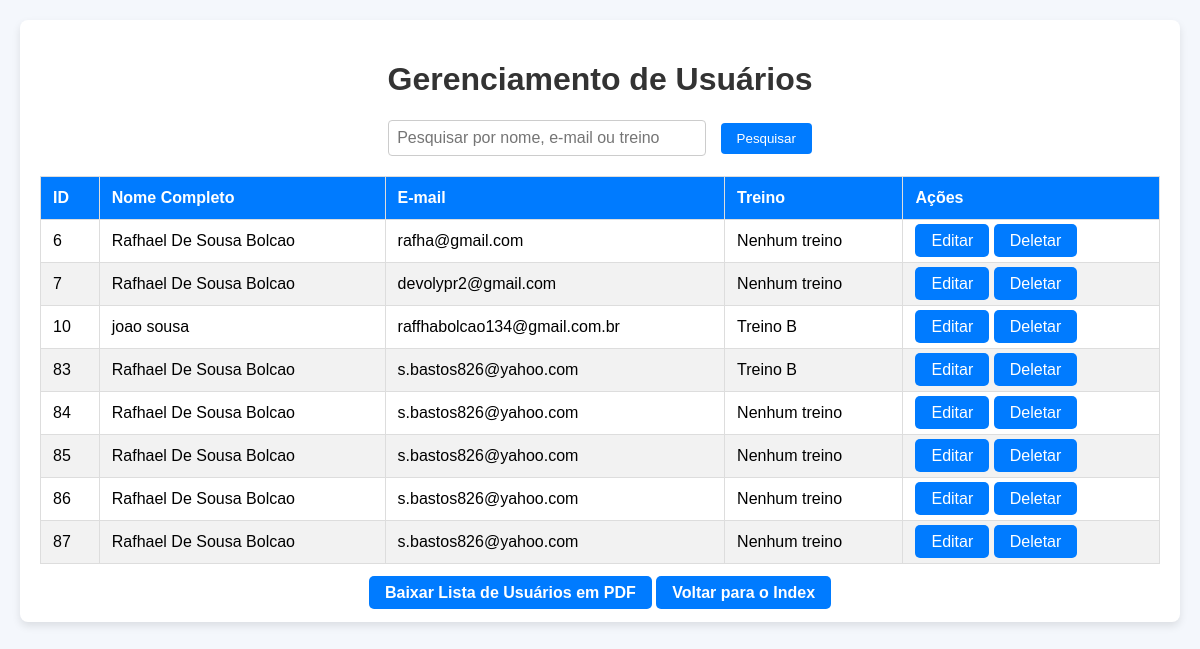
Screenshot of /crud.php with the database file from the repository.
### tables this page shows
CREATE TABLE `informacoes` (
  `usuario_id` int(11) NOT NULL,
  `Nome_Completo` varchar(60) DEFAULT NULL,
  `Data_de_Nascimento` date DEFAULT NULL,
  `Sexo` varchar(20) DEFAULT NULL,
  `Nome_Materno` varchar(60) DEFAULT NULL,
  `CPF` varchar(15) DEFAULT NULL,
  `E_mail` varchar(40) DEFAULT NULL,
  `Telefone_Celular` varchar(15) DEFAULT NULL,
  `Telefone_Fixo` varchar(15) DEFAULT NULL,
  `Endereço_Completo` varchar(40) DEFAULT NULL,
  `Login` varchar(40) DEFAULT NULL,
  `Senha` varchar(255) DEFAULT NULL
);

CREATE TABLE `treinos` (
  `id` int(11) NOT NULL,
  `usuario_id` int(11) NOT NULL,
  `tipo_treino` enum('Treino A','Treino B','Treino C') NOT NULL
);

### crud.php (the view, shortened to what this page needs)
<?php
$host = 'localhost';
$dbname = 'forjfacul';
$username = 'root';
$password = '';
try {
    $pdo = new PDO("mysql:host=$host;dbname=$dbname", $username, $password);
    $pdo->setAttribute(PDO::ATTR_ERRMODE, PDO::ERRMODE_EXCEPTION);
    $pesquisa = isset($_GET['pesquisa']) ? $_GET['pesquisa'] : '';
    if ($pesquisa) {
        $sql = "SELECT i.usuario_id, i.Nome_Completo, i.E_mail, t.tipo_treino
                FROM informacoes i
                LEFT JOIN treinos t ON i.usuario_id = t.usuario_id
                WHERE i.Nome_Completo LIKE :pesquisa
                OR i.E_mail LIKE :pesquisa
                OR t.tipo_treino LIKE :pesquisa";
        $stmt = $pdo->prepare($sql);
        $stmt->execute(['pesquisa' => '%' . $pesquisa . '%']);
    } else {
        $sql = "SELECT i.usuario_id, i.Nome_Completo, i.E_mail, t.tipo_treino
                FROM informacoes i
                LEFT JOIN treinos t ON i.usuario_id = t.usuario_id";
        $stmt = $pdo->query($sql);
    }
    $usuarios = $stmt->fetchAll(PDO::FETCH_ASSOC);
} catch (PDOException $e) {
    echo "Erro: " . $e->getMessage();
    exit();
}
?>
<!DOCTYPE html>
<html lang="pt-BR">
<head>
</head>
<body>
    <div class="container">
        <h1>Gerenciamento de Usuários</h1>
        <div class="search-box">
            <form method="get">
                <input type="text" name="pesquisa" placeholder="Pesquisar por nome, e-mail ou treino" value="<?php echo htmlspecialchars($pesquisa); ?>">
                <button type="submit">Pesquisar</button>
            </form>
        </div>
        <table>
            <thead>
                <tr>
                    <th>ID</th>
                    <th>Nome Completo</th>
                    <th>E-mail</th>
                    <th>Treino</th>
                    <th>Ações</th>
                </tr>
            </thead>
            <tbody>
                <?php if (count($usuarios) > 0): ?>
                    <?php foreach ($usuarios as $usuario): ?>
                        <tr>
                            <td><?php echo htmlspecialchars($usuario['usuario_id']); ?></td>
                            <td><?php echo htmlspecialchars($usuario['Nome_Completo']); ?></td>
                            <td><?php echo htmlspecialchars($usuario['E_mail']); ?></td>
                            <td><?php echo htmlspecialchars($usuario['tipo_treino'] ?? 'Nenhum treino'); ?></td>
                            <td>
                                <a href="edit.php?id=<?php echo $usuario['usuario_id']; ?>" class="btn">Editar</a>
                                <a href="crud.php?delete_id=<?php echo $usuario['usuario_id']; ?>" class="btn" onclick="return confirm('Tem certeza que deseja deletar este registro?');">Deletar</a>
                            </td>
                        </tr>
                    <?php endforeach; ?>
                <?php else: ?>
                    <tr>
                        <td colspan="5" style="text-align: center;">Nenhum resultado encontrado.</td>
                    </tr>
                <?php endif; ?>
            </tbody>
        </table>
        <div class="message">
        <a href="generate_pdf.php" class="btn">Baixar Lista de Usuários em PDF</a>
            <a href="admin_index.php" class="btn">Voltar para o Index</a>
        </div>
    </div>
</body>
</html>

### crud.php (style rules this page uses)
body { font-family: Arial, sans-serif; background-color: #f4f7fc; margin: 0; padding: 20px; }
h1 { color: #333; text-align: center; }
.container { max-width: 1200px; margin: 0 auto; padding: 20px; background-color: white; box-shadow: 0 4px 8px rgba(0, 0, 0, 0.1); border-radius: 8px; }
table { width: 100%; border-collapse: collapse; margin-top: 20px; }
table, th, td { border: 1px solid #ddd; }
th, td { padding: 12px; text-align: left; }
th { background-color: #007bff; color: white; }
tr:nth-child(even) { background-color: #f2f2f2; }
a { text-decoration: none; color: #007bff; }
.btn { background-color: #007bff; color: white; padding: 8px 16px; border: none; border-radius: 5px; cursor: pointer; text-decoration: none; }
.message { text-align: center; margin-top: 20px; }
.message a { text-decoration: none; font-weight: bold; }
.search-box { margin-bottom: 20px; text-align: center; }
.search-box input[type="text"] { padding: 8px; width: 300px; font-size: 16px; margin-right: 10px; border-radius: 4px; border: 1px solid #ccc; }
.search-box button { padding: 8px 16px; background-color: #007bff; color: white; border: none; border-radius: 4px; cursor: pointer; }

### rows the page displays
informacoes: usuario_id "6", Nome_Completo "Rafhael De Sousa Bolcao", E_mail "rafha@gmail.com", tipo_treino "Nenhum treino"
informacoes: usuario_id "7", Nome_Completo "Rafhael De Sousa Bolcao", E_mail "devolypr2@gmail.com", tipo_treino "Nenhum treino"
treinos: usuario.usuario_id "10", usuario.Nome_Completo "joao sousa", usuario.E_mail "raffhabolcao134@gmail.com.br", tipo_treino "Treino B"
treinos: usuario.usuario_id "83", usuario.Nome_Completo "Rafhael De Sousa Bolcao", usuario.E_mail "s.bastos826@yahoo.com", tipo_treino "Treino B"
informacoes: usuario_id "84", Nome_Completo "Rafhael De Sousa Bolcao", E_mail "s.bastos826@yahoo.com", tipo_treino "Nenhum treino"
informacoes: usuario_id "85", Nome_Completo "Rafhael De Sousa Bolcao", E_mail "s.bastos826@yahoo.com", tipo_treino "Nenhum treino"
informacoes: usuario_id "86", Nome_Completo "Rafhael De Sousa Bolcao", E_mail "s.bastos826@yahoo.com", tipo_treino "Nenhum treino"
informacoes: usuario_id "87", Nome_Completo "Rafhael De Sousa Bolcao", E_mail "s.bastos826@yahoo.com", tipo_treino "Nenhum treino"
